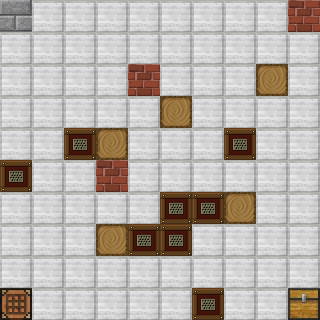

The image is a tile-based game level rendered from a .tmx file. Its description and source (layers, tilesets, objects; grid data summarised) follow:
An orthogonal 10x10 tile map with 32x32 px tiles, 1 tile layer (Calque de Tile 1).

<map version="1.0" orientation="orthogonal" width="10" height="10" tilewidth="32" tileheight="32">
 <tileset firstgid="1" name="tileset" tilewidth="32" tileheight="32">
  <image source="../texture/tileset.png" width="256" height="32" />
 </tileset>
 <layer name="Calque de Tile 1" width="10" height="10">
  <data>[100 cells, 100 non-empty, 7 distinct tile ids]</data>
 </layer>
</map>